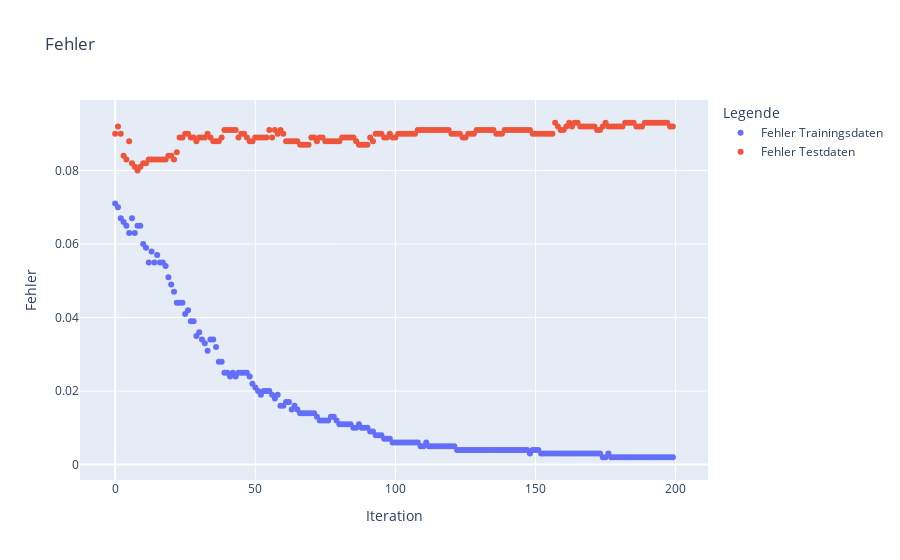

Write notebook code for a chart like this one.
### Code cell
import plotly.express as px 

fig = px.scatter(fehler,
    title='Fehler',
    labels={'value': 'Fehler', 'index': 'Iteration', 'variable': 'Legende'})
fig.show()

### Figure 1 — Plotly figure (JSON) as saved in the notebook; plotly's stock layout.template omitted (floating-point values rounded to 4 significant figures; data arrays with more than 128 entries replaced by an {"elided": "..."} marker saying what was removed)
{"data": [{"hovertemplate": "Legende=Fehler Trainingsdaten<br>Iteration=%{x}<br>Fehler=%{y}<extra></extra>", "legendgroup": "Fehler Trainingsdaten", "marker": {"color": "#636efa", "symbol": "circle"}, "mode": "markers", "name": "Fehler Trainingsdaten", "orientation": "v", "showlegend": true, "type": "scatter", "x": {"elided": "200 int values"}, "xaxis": "x", "y": {"elided": "200 float values"}, "yaxis": "y"}, {"hovertemplate": "Legende=Fehler Testdaten<br>Iteration=%{x}<br>Fehler=%{y}<extra></extra>", "legendgroup": "Fehler Testdaten", "marker": {"color": "#EF553B", "symbol": "circle"}, "mode": "markers", "name": "Fehler Testdaten", "orientation": "v", "showlegend": true, "type": "scatter", "x": {"elided": "200 int values"}, "xaxis": "x", "y": {"elided": "200 float values"}, "yaxis": "y"}], "layout": {"legend": {"title": {"text": "Legende"}, "tracegroupgap": 0}, "title": {"text": "Fehler"}, "xaxis": {"anchor": "y", "domain": [0, 1], "title": {"text": "Iteration"}}, "yaxis": {"anchor": "x", "domain": [0, 1], "title": {"text": "Fehler"}}}}
